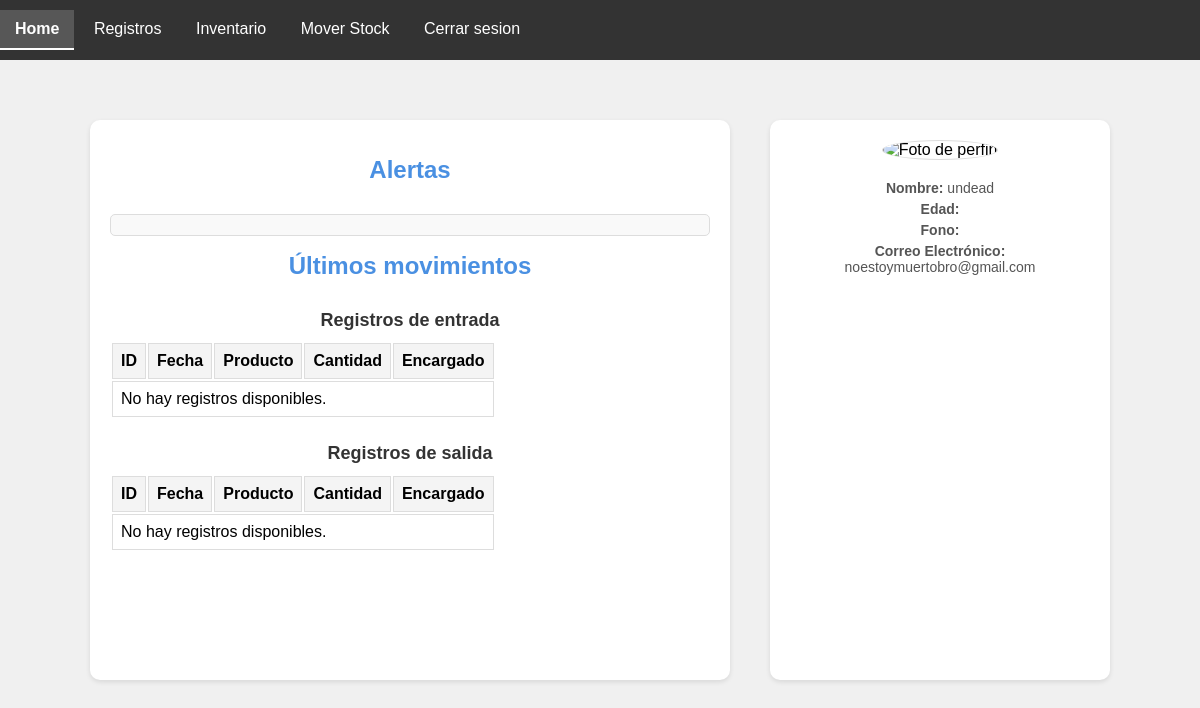
Before: / (signed in) with the older database file.
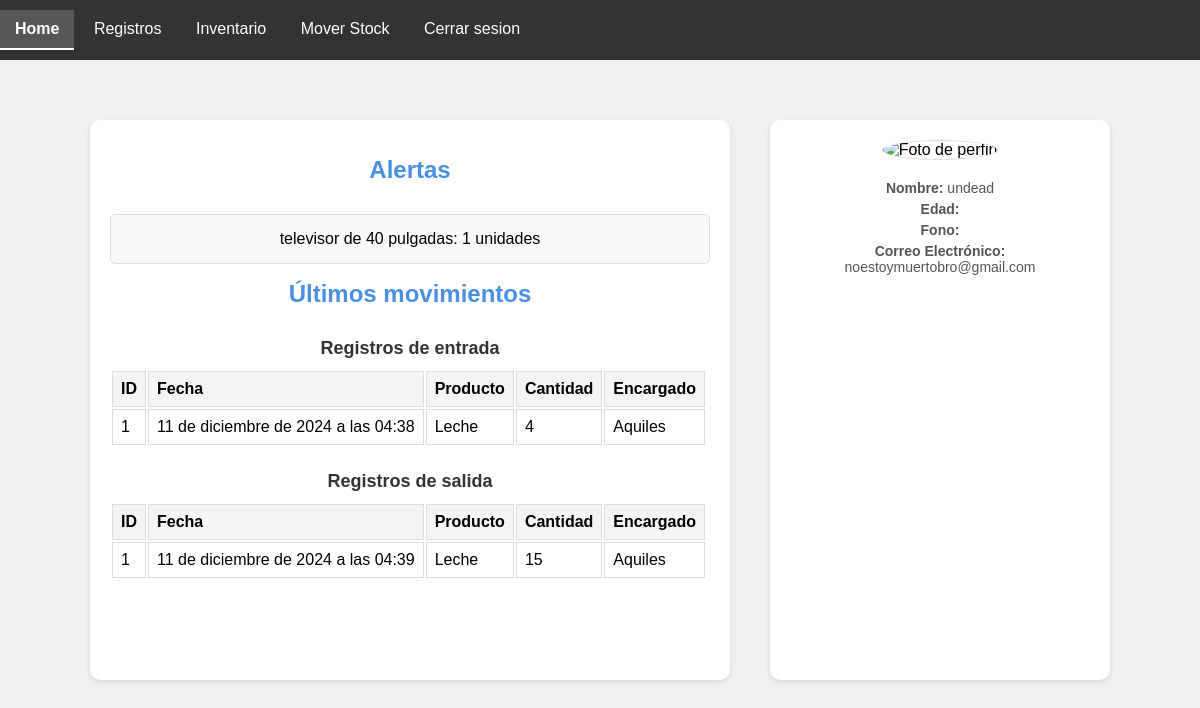
After: the same page with the newer database file.
### crud/models.py (models this page shows, shortened)
class product(models.Model):
    product_id=models.AutoField(primary_key=True)
    product_name=models.CharField(max_length=50)
    product_image=models.ImageField()
    product_stock=models.PositiveIntegerField()
    product_price=models.PositiveIntegerField()
    product_desc=models.CharField(max_length=50)
    storage=models.ForeignKey(storage, on_delete=models.CASCADE, verbose_name=("storage"), default=1)

class addMovements(models.Model):
    addmov_id=models.AutoField(primary_key=True)
    addmov_date=models.DateTimeField(auto_now_add=True)
    addmov_prodQuantity=models.PositiveIntegerField()
    product=models.ForeignKey(product, on_delete=models.CASCADE, verbose_name=("product"), default=1)
    incharge=models.ForeignKey(Profile, on_delete=models.CASCADE, verbose_name=("profile"), default=1)

class removeMovements(models.Model):
    removemov_id=models.AutoField(primary_key=True)
    removemov_date=models.DateTimeField(auto_now_add=True)
    removemov_prodQuantity=models.PositiveIntegerField()
    product=models.ForeignKey(product, on_delete=models.CASCADE, verbose_name=("product"), default=1)
    incharge=models.ForeignKey(Profile, on_delete=models.CASCADE, verbose_name=("profile"), default=1)

### registerlogin/models.py (models this page shows, shortened)
class Profile(models.Model):
    user=models.OneToOneField(User, on_delete=models.CASCADE, related_name="profile",verbose_name="Usuario")
    image=models.ImageField(default="users/usuario_defecto.jpg", upload_to="users/",verbose_name="Imagen de perfil")
    rut=models.CharField(max_length=12,null=True,blank=True,verbose_name="Rut")
    name=models.CharField(max_length=50,null=True,blank=True,verbose_name="Nombre")
    email=models.EmailField(max_length=254, verbose_name="Correo")
    telephone=models.CharField(max_length=150,null=True,blank=True,verbose_name="Telefono")
    class Meta:
        verbose_name="perfil"
        verbose_name_plural="perfiles"
        ordering=["-id"]

### core/views.py (the view)
# urls.py: 2. Add a URL to urlpatterns:  path('', views.home, name='home')
def home(request):
    lastInMovements = addMovements.objects.all().order_by('-addmov_id')[:5]
    lastOutMovements = removeMovements.objects.all().order_by('-removemov_id')[:5]
    critical = product.objects.filter(product_stock__lt=5)
    return render(request, "core/home.html", {
        "inmov": lastInMovements,
        "outmov": lastOutMovements,
        "criticalStock": critical
    })

### core/templates/core/home.html (shortened to what this page needs)
{% extends "core/base.html" %}
{% load static %}
{% block content %}
<div class="main-content">
    <div class="left-panel">
        <h1>Alertas</h1>
        <ul>
            {% for product  in criticalStock %}
            <li>{{ product.product_name }}: {{ product.product_stock }} unidades</li>
            {% endfor %}
        </ul>
        <h1>Últimos movimientos</h1>
        <h4>Registros de entrada</h4>
        <table>
            <thead>
                <tr>
                    <th>ID</th>
                    <th>Fecha</th>
                    <th>Producto</th>
                    <th>Cantidad</th>
                    <th>Encargado</th>
                </tr>
            </thead>
            <tbody>
                {% if inmov %}
                    {% for registro in inmov %}
                        <tr>
                            <td>{{ registro.addmov_id }}</td>
                            <td>{{ registro.addmov_date }}</td>
                            <td>{{ registro.product.product_name }}</td>
                            <td>{{ registro.addmov_prodQuantity }}</td>
                            <td>{{ registro.incharge.user.username}}</td>
                        </tr>
                    {% endfor %}
                {% else %}
                    <tr>
                        <td colspan="5">No hay registros disponibles.</td>
                    </tr>
                {% endif %}
            </tbody>
        </table>
        <h4>Registros de salida</h4>
        <table>
            <thead>
                <tr>
                    <th>ID</th>
                    <th>Fecha</th>
                    <th>Producto</th>
                    <th>Cantidad</th>
                    <th>Encargado</th>
                </tr>
            </thead>
            <tbody>
                {% if outmov %}
                    {% for registro in outmov %}
                        <tr>
                            <td>{{ registro.removemov_id }}</td>
                            <td>{{ registro.removemov_date }}</td>
                            <td>{{ registro.product.product_name }}</td>
                            <td>{{ registro.removemov_prodQuantity }}</td>
                            <td>{{ registro.incharge.user.username}}</td>
                        </tr>
                    {% endfor %}
                {% else %}
                    <tr>
                        <td colspan="5">No hay registros disponibles.</td>
                    </tr>
                {% endif %}
            </tbody>
        </table>
    </div>
    <div class="right-panel">
        <img src="{% static 'path_to_avatar.png' %}" alt="Foto de perfin">
        <p><strong>Nombre:</strong> {{ user.username }}</p>
        <p><strong>Edad:</strong> {{ user.edad }}</p>
        <p><strong>Fono:</strong> {{ user.Fono }}</p>
        <p><strong>Correo Electrónico:</strong> {{ user.email }}</p>
    </div>
{% endblock %}

Changed rows visible on the page:
added product: product_name "televisor de 40 pulgadas", product_stock "1"
added addMovements: addmov_id "1", addmov_date "11 de diciembre de 2024 a las 04:38", product.product_name "Leche", addmov_prodQuantity "4", incharge.user.username "Aquiles"
added removeMovements: removemov_id "1", removemov_date "11 de diciembre de 2024 a las 04:39", product.product_name "Leche", removemov_prodQuantity "15", incharge.user.username "Aquiles"
Other visible differences:
text no longer shown: "No hay registros disponibles. No hay registros disponibles."
